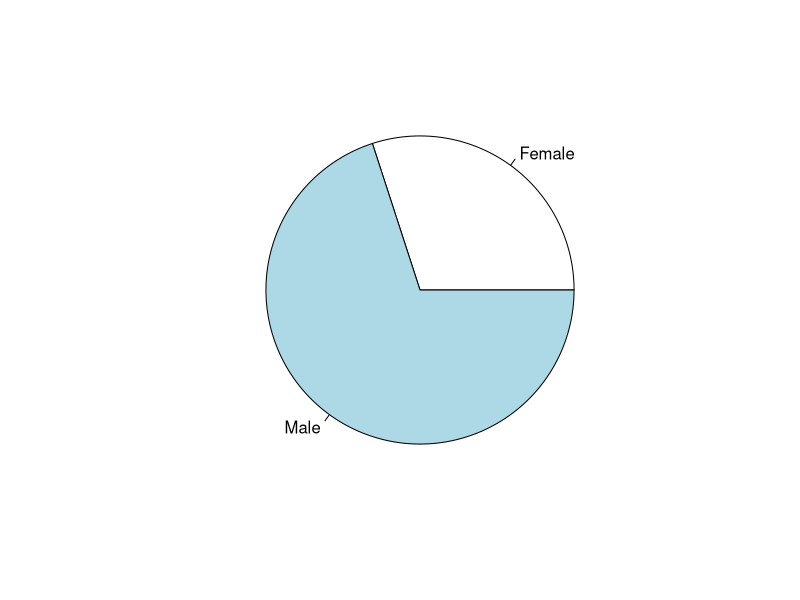
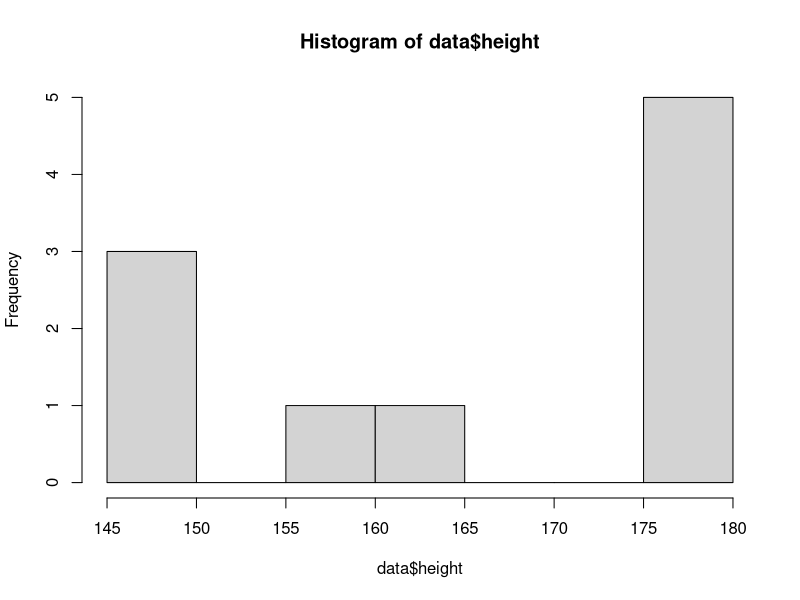

Write R code to recreate these figures, in order.
#Hospital - Data Exploration and Visualization

#import the created csv file
data <- read.csv('hospital.csv')

#data exploration
str(data)
summary(data)
mean(data$height)
median(data$weight)

#data visualization
pie(table(data$gender))
hist(data$height)
